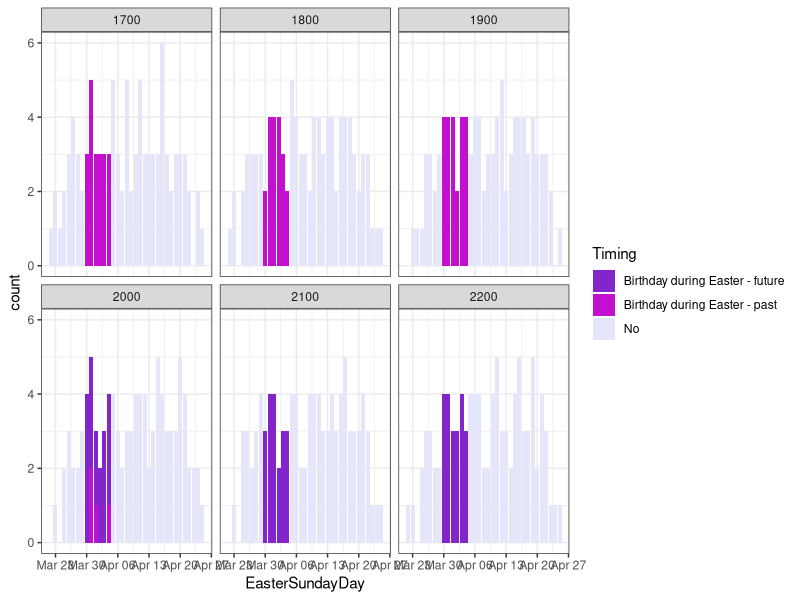
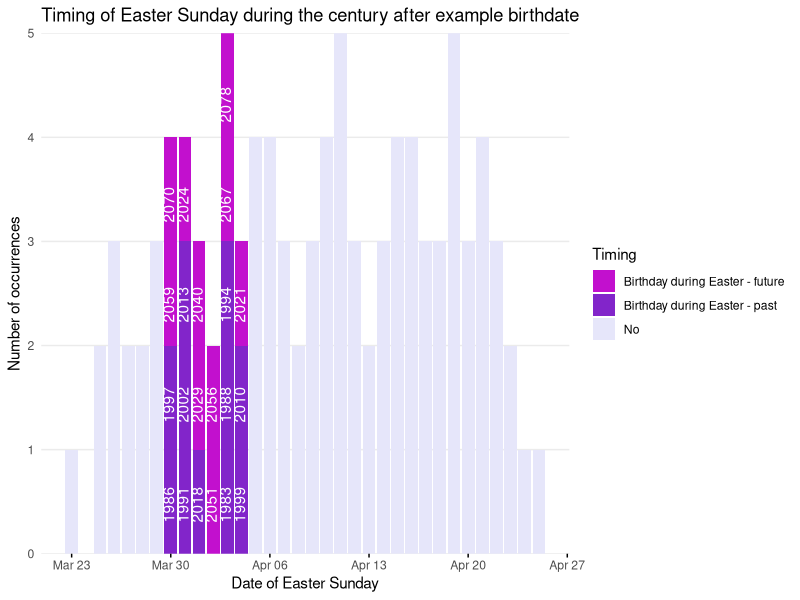

The R source for these figures, in order:
## File for working out when your birthday would coincide with Easter.
## Emily Harvey 29/3/2019
## Could do with tidying up, but seems to work...


# User inputs -------------------------------------------------------------


# set your birthday and whether you only want to know during Easter itself (modeSTRICT=TRUE) 
# or whether a birthday on the Thursday before or Tuesday after would count too

DOB <- as.Date("01-04-1980", format = c("%d-%m-%Y")) 

modeSTRICT = FALSE


# Set up and  Calculations ------------------------------------------------------------


library(tidyverse)
library(lubridate)

#load data
easter_data <- read_csv('Easterdates.csv')


# transform date into the right form
EasterSunday <- easter_data %>%
  mutate(EasterSundayDate=paste(Day,Month,Year, sep='-')) %>%
  mutate(EasterSundayDate=as.Date(EasterSundayDate, format =c("%d-%m-%Y"))) %>%
  arrange(EasterSundayDate) %>%
  select(EasterSundayDate) 

# in order to compare dates we need to strip out the year 
# it will default to this year (as it needs a year...?), but as long as they are all the same that's fine - no issues with leap years in Mar/Apr dates

easter_calcs <- EasterSunday %>%
  mutate(BirthDate = DOB) %>%
  mutate(EasterSundayDay = as.Date(paste(day(EasterSundayDate),month(EasterSundayDate),sep='-'), format =c("%d-%m")),
         BirthDay = as.Date(paste(day(BirthDate),month(BirthDate),sep='-'), format =c("%d-%m")))


# calculate if the selected birthday is during Easter or not
if(modeSTRICT){
  easter_calcs <- easter_calcs %>%
  mutate(Timing = case_when(
    (BirthDay < EasterSundayDay+2) & (BirthDay > EasterSundayDay-3) & (year(EasterSundayDate)< 2019) ~ "Birthday during Easter - past",
    (BirthDay < EasterSundayDay+2) & (BirthDay > EasterSundayDay-3)  ~ "Birthday during Easter - future",
    TRUE ~ "No"
  ))
}else{
  easter_calcs <- easter_calcs %>%
    mutate(Timing = case_when(
      (BirthDay < EasterSundayDay+3) & (BirthDay > EasterSundayDay-4) & (year(EasterSundayDate)< 2019) ~ "Birthday during Easter - past",
      (BirthDay < EasterSundayDay+3) & (BirthDay > EasterSundayDay-4)  ~ "Birthday during Easter - future",
      TRUE ~ "No"
    ))
}

# looking at the pattern over full dataset -----------

# add variable for which century
easter_calcs <- easter_calcs%>%
  mutate(century=paste0(str_trunc(year(EasterSundayDate),2,"right",ellipsis=""),"00"))


#plot for each century
ggplot(easter_calcs, aes(EasterSundayDay, ..count..)) +
  geom_bar(aes(fill=Timing))+
  scale_fill_manual(values=c("#8225CA", "#C210CE","#E6E6FA"))+
  facet_wrap(~century)+
  theme_bw()



# for the 100 years from DOB (optimistic about life span...?) -----------

#check if Easter was before or after birthdate in year of birth

startYear <- EasterSunday %>%
  mutate(BirthDate = DOB) %>%
  filter(year(EasterSundayDate)==year(DOB)) %>%
  mutate(startYear = ifelse( (EasterSundayDate+ifelse(modeSTRICT,1,2))<BirthDate, year(BirthDate)+1,year(BirthDate) )) %>%
  pull(startYear)

# create the subset for the 100 easters after birth date
lifetime <- easter_calcs %>%
  filter(year(EasterSundayDate)>(startYear-1) & year(EasterSundayDate)<(startYear+100)) %>%
  mutate(Year = year(EasterSundayDate))

# create the text for the labels on the bar plot
labels <- lifetime %>%
  filter(Timing != "No") %>%
  group_by(EasterSundayDay) %>%
  summarise(years = list(Year))


# plot the figure
p<- ggplot(lifetime, aes(EasterSundayDay, ..count.., position = "stack")) +
  geom_bar(aes(fill=Timing))+
  scale_fill_manual(values=c("#C210CE", "#8225CA", "#E6E6FA"))+
  theme_minimal()+
  scale_y_discrete(name ="Number of occurrences", 
                   limits=c(0:5), expand = c(0,0))+
  scale_x_date(name ="Date of Easter Sunday")+
  ggtitle("Timing of Easter Sunday during the century after example birthdate")+
  theme(panel.grid.major.x = element_blank(),
        panel.grid.minor.x = element_blank(),
        axis.ticks.x = element_line())


for (day in seq(nrow(labels))) {
  p <- p + annotate("text",x=labels$EasterSundayDay[day], y=0.3, label=paste(unlist(labels$years[day]), collapse = "                "), 
               vjust = 0.3, hjust = 0, angle = 90, colour="white")
}

p








